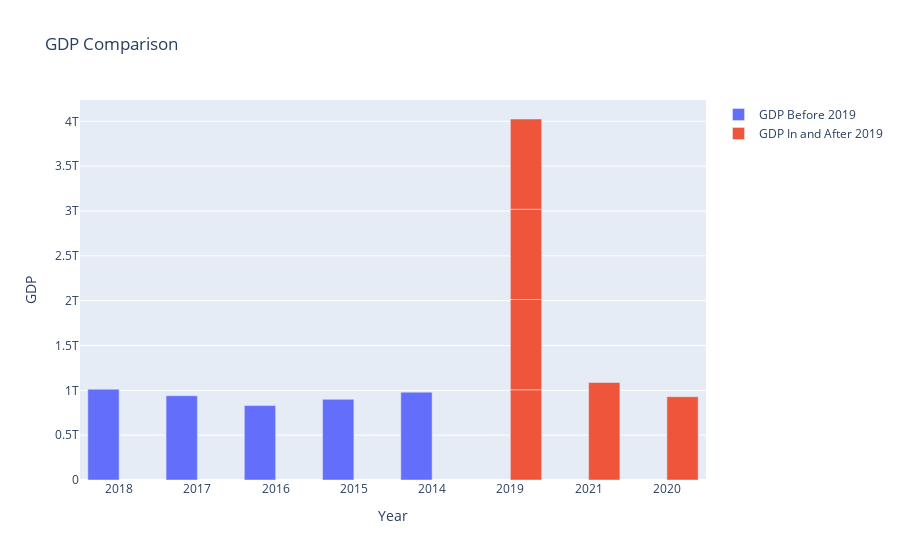

This figure's notebook cell:
### Code cell
import plotly.graph_objs as go

# Create a scatter plot using the DataFrame
trace1 = go.Bar(
    x=before_2019_df['date'],
    y=before_2019_df['gdp'],
    name='GDP Before 2019'
)

# Create another trace for the Caribbean DataFrame
trace2 = go.Bar(
    x=after_and_2019_df['date'],
    y=after_and_2019_df['gdp'],
    name='GDP In and After 2019'
)

# Create the layout
layout = go.Layout(
    title='GDP Comparison',
    xaxis=dict(title='Year'),
    yaxis=dict(title='GDP')
)

# Create the figure with both traces
fig = go.Figure(data=[trace1, trace2], layout=layout)

# Display the plot
fig.show()

### Figure 1 — Plotly figure (JSON) as saved in the notebook; plotly's stock layout.template omitted (floating-point values rounded to 4 significant figures)
{"data": [{"name": "GDP Before 2019", "type": "bar", "x": ["2018", "2017", "2016", "2015", "2014"], "y": [1013000000000.0, 940100000000.0, 829800000000.0, 899300000000.0, 979700000000.0]}, {"name": "GDP In and After 2019", "type": "bar", "x": ["2019", "2019", "2019", "2021", "2020", "2019"], "y": [1007000000000.0, 1007000000000.0, 1007000000000.0, 1087000000000.0, 929100000000.0, 1007000000000.0]}], "layout": {"title": {"text": "GDP Comparison"}, "xaxis": {"title": {"text": "Year"}}, "yaxis": {"title": {"text": "GDP"}}}}
